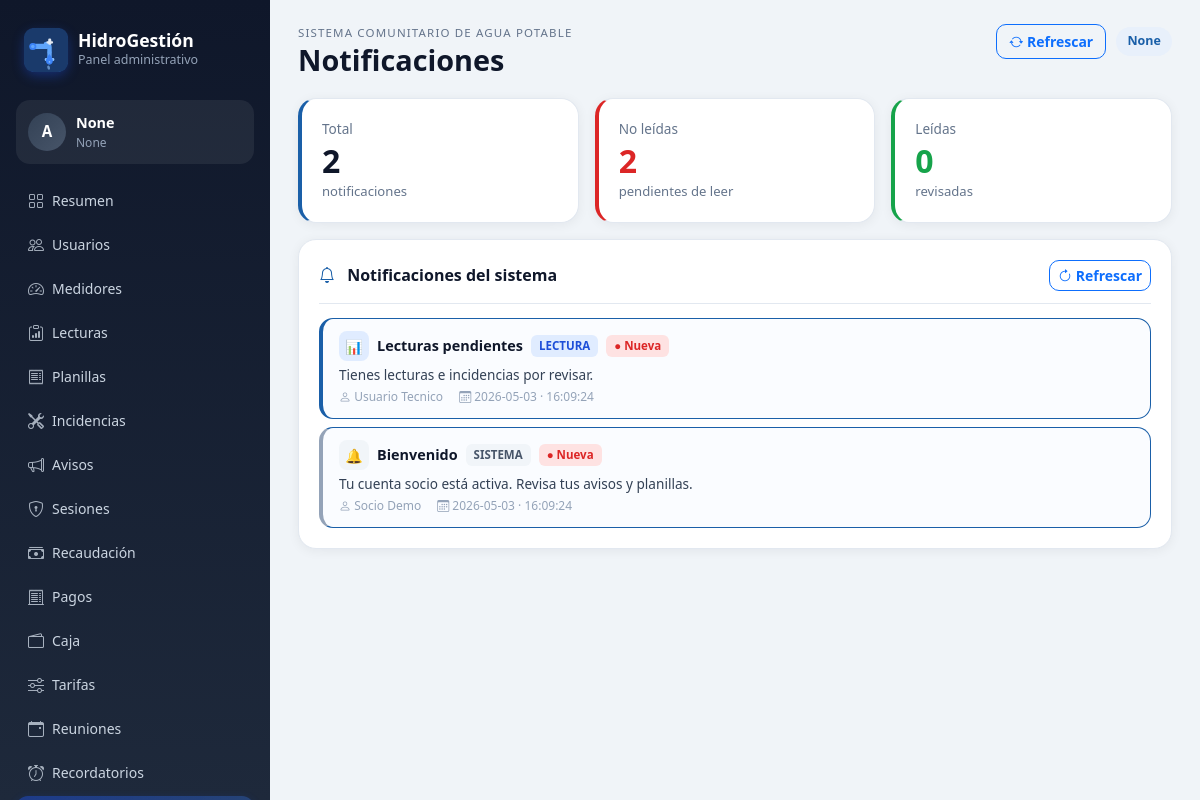
Page /dashboard/notificaciones (signed in) on the committed database.
### app/models.py (models this page shows)
class TimestampMixin:
    creado_en = db.Column(db.DateTime, default=_utcnow, nullable=False)
    actualizado_en = db.Column(db.DateTime, onupdate=_utcnow)

class Notificacion(TimestampMixin, db.Model):
    __tablename__ = 'notificaciones'
    id = db.Column(db.Integer, primary_key=True)
    usuario_id = db.Column(db.Integer, db.ForeignKey('usuarios.id'), nullable=False)
    titulo = db.Column(db.String(150), nullable=False)
    mensaje = db.Column(db.Text, nullable=False)
    tipo = db.Column(db.String(30), nullable=False)
    referencia_tabla = db.Column(db.String(50))
    referencia_id = db.Column(db.Integer)
    leido = db.Column(db.Boolean, default=False, nullable=False)
    fecha = db.Column(db.String(10), nullable=False)
    hora = db.Column(db.String(8), nullable=False)
    usuario = db.relationship('Usuario', backref='notificaciones')

class Usuario(TimestampMixin, db.Model):
    __tablename__ = 'usuarios'
    id = db.Column(db.Integer, primary_key=True)
    rol_id = db.Column(db.Integer, db.ForeignKey('roles.id'), nullable=False)
    cedula = db.Column(db.String(20), unique=True)
    nombres = db.Column(db.String(120), nullable=False)
    apellidos = db.Column(db.String(120), nullable=False)
    telefono = db.Column(db.String(20))
    email = db.Column(db.String(120), unique=True)
    username = db.Column(db.String(80), unique=True)
    password_hash = db.Column(db.String(255), nullable=False)
    foto_perfil = db.Column(db.String(255))
    direccion_referencia = db.Column(db.String(255))
    estado = db.Column(db.String(20), default='ACTIVO', nullable=False)
    ultimo_login = db.Column(db.DateTime)
    pregunta_seguridad = db.Column(db.String(255))
    respuesta_seguridad_hash = db.Column(db.String(255))
    consentimiento_datos = db.Column(db.Boolean, default=False, nullable=False)
    fecha_consentimiento = db.Column(db.DateTime)
    rol = db.relationship('Rol', backref='usuarios')
    @property
    def nombre_completo(self) -> str:
        return f"{self.nombres} {self.apellidos}".strip()

### app/routes/dashboard.py (the view)
@dashboard_bp.get('/notificaciones')
@dashboard_required
def notificaciones_view():
    return render_template(
        'dashboard/notificaciones.html',
        notificaciones=Notificacion.query.order_by(Notificacion.id.desc()).all(),
        usuarios=Usuario.query.filter_by(estado='ACTIVO').order_by(Usuario.nombres).all()
    )

### app/routes/dashboard.py (called while the page is built)
def dashboard_required(view_func):
    from functools import wraps
    @wraps(view_func)
    def wrapper(*args, **kwargs):
        if not session.get('web_user_id'):
            return redirect(url_for('dashboard.login_page'))
        return view_func(*args, **kwargs)
    return wrapper

### app/templates/dashboard/notificaciones.html (shortened to what this page needs)
{% extends 'dashboard/base.html' %}
{% block page_title %}Notificaciones{% endblock %}
{% block content %}
{% set total = notificaciones|length %}
{% set no_leidas = notificaciones|rejectattr('leido')|list|length %}
{% set leidas = notificaciones|selectattr('leido')|list|length %}
<div class="row g-3 mb-3">
    <div class="col-md-4">
        <div class="metric-card" style="border-left:4px solid #1a5fa8;">
            <div class="metric-card__label">Total</div>
            <div class="metric-card__value">{{ total }}</div>
            <div class="metric-card__hint">notificaciones</div>
        </div>
    </div>
    <div class="col-md-4">
        <div class="metric-card" style="border-left:4px solid #dc2626;">
            <div class="metric-card__label">No leídas</div>
            <div class="metric-card__value" style="color:#dc2626;">{{ no_leidas }}</div>
            <div class="metric-card__hint">pendientes de leer</div>
        </div>
    </div>
    <div class="col-md-4">
        <div class="metric-card" style="border-left:4px solid #16a34a;">
            <div class="metric-card__label">Leídas</div>
            <div class="metric-card__value" style="color:#16a34a;">{{ leidas }}</div>
            <div class="metric-card__hint">revisadas</div>
        </div>
    </div>
</div>
<div class="row g-3">
    <div class="col-lg-{% if session.get('web_role') == 'ADMIN' %}8{% else %}12{% endif %}">
        <div class="panel-card">
            <div class="panel-card__header">
                <h3 class="panel-card__title">
                    <i class="bi bi-bell me-2" style="color:#1a5fa8;"></i>
                    Notificaciones del sistema
                </h3>
                <a class="btn btn-sm btn-outline-primary" href="{{ url_for('dashboard.refresh_page') }}">
                    <i class="bi bi-arrow-clockwise"></i> Refrescar
                </a>
            </div>
            {% if notificaciones %}
            <div class="list-stack">
                {% for n in notificaciones %}
                <div style="
                    border:1px solid {% if not n.leido %}#1a5fa8{% else %}#e2e8f0{% endif %};
                    border-radius:14px;
                    padding:12px 16px;
                    border-left:4px solid
                    {% if n.tipo == 'LECTURA' %}#1a5fa8
                    {% elif n.tipo == 'PAGO' %}#16a34a
                    {% elif n.tipo == 'ALERTA' %}#dc2626
                    {% elif n.tipo == 'INCIDENCIA' %}#f59e0b
                    {% else %}#94a3b8{% endif %};
                    background:{% if not n.leido %}#fafcff{% else %}#fff{% endif %};
                    transition:box-shadow .2s;
                " onmouseover="this.style.boxShadow='0 4px 16px rgba(0,0,0,.08)'"
                   onmouseout="this.style.boxShadow='none'">
                    <div style="display:flex;justify-content:space-between;align-items:flex-start;gap:10px;">
                        <div style="flex:1;">
                            <div style="display:flex;align-items:center;gap:8px;flex-wrap:wrap;margin-bottom:4px;">
                                <div style="
                                    width:30px;height:30px;border-radius:8px;
                                    display:grid;place-items:center;font-size:14px;
                                    {% if n.tipo == 'LECTURA' %}background:#e0ecff;
                                    {% elif n.tipo == 'PAGO' %}background:#d1e7dd;
                                    {% elif n.tipo == 'ALERTA' %}background:#fee2e2;
                                    {% elif n.tipo == 'INCIDENCIA' %}background:#fff3cd;
                                    {% else %}background:#f1f5f9;{% endif %}
                                    flex-shrink:0;">
                                    {% if n.tipo == 'LECTURA' %}📊
                                    {% elif n.tipo == 'PAGO' %}💰
                                    {% elif n.tipo == 'ALERTA' %}🚨
                                    {% elif n.tipo == 'INCIDENCIA' %}⚠️
                                    {% else %}🔔{% endif %}
                                </div>
                                <span style="font-weight:700;font-size:.9rem;color:#0f172a;">{{ n.titulo }}</span>
                                <span style="
                                    padding:2px 8px;border-radius:6px;font-size:.72rem;font-weight:600;
                                    {% if n.tipo == 'LECTURA' %}background:#e0ecff;color:#1d4ed8;
                                    {% elif n.tipo == 'PAGO' %}background:#d1e7dd;color:#0f5132;
                                    {% elif n.tipo == 'ALERTA' %}background:#fee2e2;color:#dc2626;
                                    {% elif n.tipo == 'INCIDENCIA' %}background:#fff3cd;color:#856404;
                                    {% else %}background:#f1f5f9;color:#475569;{% endif %}
                                ">{{ n.tipo }}</span>
                                {% if n.leido %}
                                <span style="padding:2px 8px;border-radius:6px;font-size:.72rem;font-weight:600;background:#f1f5f9;color:#94a3b8;">
                                    <i class="bi bi-check2"></i> Leída
                                </span>
                                {% else %}
                                <span style="padding:2px 8px;border-radius:6px;font-size:.72rem;font-weight:700;background:#fee2e2;color:#dc2626;">
                                    ● Nueva
                                </span>
                                {% endif %}
                            </div>
                            <div style="font-size:.85rem;color:#334155;margin-bottom:4px;line-height:1.4;">
                                {{ n.mensaje }}
                            </div>
                            <div style="display:flex;gap:16px;flex-wrap:wrap;">
                                {% if n.usuario %}
                                <div style="font-size:.75rem;color:#94a3b8;">
                                    <i class="bi bi-person"></i> {{ n.usuario.nombre_completo }}
                                </div>
                                {% endif %}
                                <div style="font-size:.75rem;color:#94a3b8;">
                                    <i class="bi bi-calendar3"></i> {{ n.fecha or '-' }}
                                    {% if n.hora %}· {{ n.hora }}{% endif %}
                                </div>
                            </div>
                        </div>
                    </div>
                </div>
                {% endfor %}
            </div>
            {% else %}
            <div class="empty-state">
                <i class="bi bi-bell-slash" style="font-size:2rem;display:block;margin-bottom:8px;color:#cbd5e1;"></i>
                No hay notificaciones registradas.
            </div>
            {% endif %}
        </div>
    </div>
</div>
{% endblock %}

### app/static/css/style.css (style rules this page uses)
:root { --bg: #f0f4f8; --card: #ffffff; --primary: #1a5fa8; --primary-light: #e8f0fb; --primary-dark: #0d3f72; --dark: #0f172a; --muted: #64748b; --border: #e2e8f0; --success: #16a34a; --warning: #f59e0b; --danger: #dc2626; --sidebar-width: 270px; }
* { box-sizing: border-box; }
body.app-body { background: var(--bg); color: #1e293b; font-family: 'Segoe UI', Tahoma, sans-serif; margin: 0; }
.panel-card { background: var(--card); border-radius: 18px; padding: 20px; box-shadow: 0 2px 12px rgba(15,23,42,.06); border: 1px solid var(--border); height: auto; margin-bottom: 16px; }
.metric-card { background: var(--card); border-radius: 18px; padding: 20px; box-shadow: 0 2px 12px rgba(15,23,42,.06); border: 1px solid var(--border); height: 100%; transition: transform .2s, box-shadow .2s; }
.panel-card__header { display: flex; justify-content: space-between; align-items: center; margin-bottom: 14px; padding-bottom: 12px; border-bottom: 1px solid var(--border); }
.panel-card__title { margin: 0; font-size: 1rem; font-weight: 700; color: #0f172a; }
.metric-card__label { color: var(--muted); font-size: .85rem; margin-bottom: 4px; }
.metric-card__value { font-size: 2rem; font-weight: 800; color: #0f172a; line-height: 1.1; }
.metric-card__hint { color: var(--muted); font-size: .82rem; margin-top: 4px; }
.list-stack { display: grid; gap: 8px; }
.btn { border-radius: 10px; font-weight: 600; font-size: .875rem; transition: all .2s; }

### rows in the picture
Notificacion: titulo "Lecturas pendientes", tipo "LECTURA", leido "● Nueva", mensaje "Tienes lecturas e incidencias por revisar.", usuario.nombre_completo "Usuario Tecnico", fecha "2026-05-03", hora "16:09:24"
Notificacion: titulo "Bienvenido", tipo "SISTEMA", leido "● Nueva", mensaje "Tu cuenta socio está activa. Revisa tus avisos y planillas.", usuario.nombre_completo "Socio Demo", fecha "2026-05-03", hora "16:09:24"

### other values in the picture
{{ (session.get('web_name', 'A')[:1]).upper() }} "A"
{{ session.get('web_name') }} "None"
{{ session.get('web_role') }} "None"
{{ total }} "2"
{{ no_leidas }} "2"
{{ leidas }} "0"
